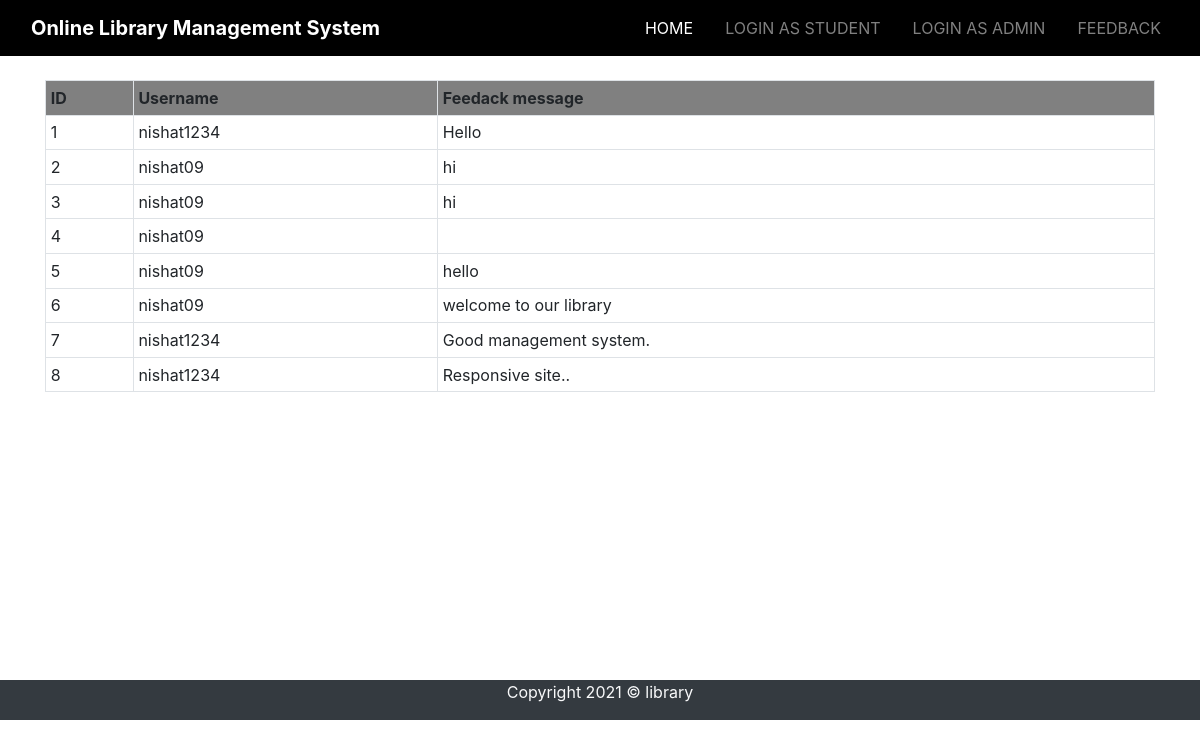
Screenshot of /s_feedback.php with the database file from the repository.
### tables this page shows
CREATE TABLE `feedback` (
  `feedback_id` int(11) NOT NULL,
  `user` varchar(255) NOT NULL,
  `mgs` text NOT NULL
);

### src/s_feedback.php (the view, shortened to what this page needs)
<?php
include "student/link.php";
 ?>
 <!DOCTYPE html>
 <html lang="en">
 <head>
     <link rel="stylesheet" href="css/bootstrap.css">
     <link href="https://stackpath.bootstrapcdn.com/font-awesome/4.7.0/css/font-awesome.min.css" rel="stylesheet">
     <link rel="stylesheet" href="css/style.css">
 </head>
 <body>
  <nav class="navbar navbar-dark navbar-expand-md">
    <div class="container-fluid">
      <a href="index.php"  class="navbar-brand display-1 font-weight-bold">Online Library Management System </a>
      <div id="navbarNav" class="collapse navbar-collapse">
        <ul class="navbar-nav ml-auto">
          <li class="nav-item">
            <a href="index.php" class="nav-link active">Home</a>
          </li>
          <li class="nav-item">
            <a href="student/student_login.php" class="nav-link">Login as Student</a>
          </li>
          <li class="nav-item">
            <a href="admin/admin_login.php" class="nav-link">Login as admin</a>
          </li>
          <li class="nav-item">
            <a href="s_feedback.php" class="nav-link">Feedback</a>
          </li>
        </ul>
      </div>
  </div>
</nav><br>
<div class="container">
      <section style="height:600px;">
      <?php
      $sql="select * from feedback";
      $query=mysqli_query($dblink,$sql);
      if(mysqli_num_rows($query)==0)
      {
        echo "Sorry..! Feedback table is empty";
      }
      else{
        echo "<table class='table table-bordered table-hover table-sm' id='dtHorizontalVerticalExample'>";
        echo "<tr style='background-color:gray;'>";
        echo "<th>"; echo "ID"; echo "</th>";
        echo "<th>"; echo "Username"; echo "</th>";
        echo "<th>"; echo "Feedack message"; echo "</th>";
        echo "</tr>";
        while($row=mysqli_fetch_assoc($query))
        {
          echo "<tr>";
          echo "<td>";echo $row['feedback_id']; echo "</td>";
          echo "<td>";echo $row['user']; echo "</td>";
          echo "<td>";echo $row['mgs']; echo "</td>";
          echo "</tr>";
        }
        echo "</table>";
      }
       ?>
</section>
</div>
     <footer class="bg-dark text-light text-center">
       <div class="container">
         <div class="row">
           <div class="col">
             <p>Copyright 2021 &copy; library</p>
           </div>
         </div>
       </div>
     </footer>
   </body>
 </html>

### src/css/style.css (style rules this page uses)
.navbar { background-color: #000; }
.navbar .nav-item { padding-left: 1em; margin-left: 0em; margin-right: 0em; }
.navbar .nav-item .nav-link { text-transform: uppercase; }

### rows the page displays
feedback: feedback_id "1", user "nishat1234", mgs "Hello"
feedback: feedback_id "2", user "nishat09", mgs "hi"
feedback: feedback_id "3", user "nishat09", mgs "hi"
feedback: feedback_id "4", user "nishat09"
feedback: feedback_id "5", user "nishat09", mgs "hello"
feedback: feedback_id "6", user "nishat09", mgs "welcome to our library"
feedback: feedback_id "7", user "nishat1234", mgs "Good management system."
feedback: feedback_id "8", user "nishat1234", mgs "Responsive site.."
